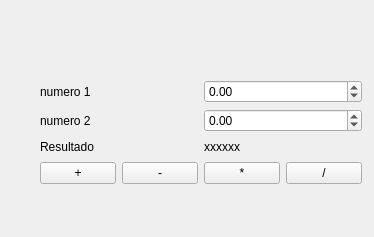
<?xml version="1.0" encoding="UTF-8"?>
<ui version="4.0">
 <class>Widget</class>
 <widget class="QWidget" name="Widget">
  <property name="geometry">
   <rect>
    <x>0</x>
    <y>0</y>
    <width>374</width>
    <height>237</height>
   </rect>
  </property>
  <property name="windowTitle">
   <string>Widget</string>
  </property>
  <widget class="QWidget" name="layoutWidget">
   <property name="geometry">
    <rect>
     <x>40</x>
     <y>80</y>
     <width>322</width>
     <height>104</height>
    </rect>
   </property>
   <layout class="QVBoxLayout" name="verticalLayout">
    <item>
     <layout class="QHBoxLayout" name="horizontalLayout_2">
      <item>
       <widget class="QLabel" name="label_2">
        <property name="text">
         <string>numero 1</string>
        </property>
       </widget>
      </item>
      <item>
       <widget class="QDoubleSpinBox" name="doubleSpinBox">
        <property name="minimum">
         <double>-999999.000000000000000</double>
        </property>
        <property name="maximum">
         <double>999999.000000000000000</double>
        </property>
       </widget>
      </item>
     </layout>
    </item>
    <item>
     <layout class="QHBoxLayout" name="horizontalLayout">
      <item>
       <widget class="QLabel" name="label">
        <property name="text">
         <string>numero 2</string>
        </property>
       </widget>
      </item>
      <item>
       <widget class="QDoubleSpinBox" name="doubleSpinBox_2">
        <property name="minimum">
         <double>-999999.000000000000000</double>
        </property>
        <property name="maximum">
         <double>9999999.000000000000000</double>
        </property>
       </widget>
      </item>
     </layout>
    </item>
    <item>
     <layout class="QHBoxLayout" name="horizontalLayout_4">
      <item>
       <widget class="QLabel" name="label_3">
        <property name="text">
         <string>Resultado</string>
        </property>
       </widget>
      </item>
      <item>
       <widget class="QLabel" name="label_4">
        <property name="text">
         <string>xxxxxx</string>
        </property>
       </widget>
      </item>
     </layout>
    </item>
    <item>
     <layout class="QHBoxLayout" name="horizontalLayout_3">
      <item>
       <widget class="QPushButton" name="suma">
        <property name="text">
         <string>+</string>
        </property>
       </widget>
      </item>
      <item>
       <widget class="QPushButton" name="resta">
        <property name="text">
         <string>-</string>
        </property>
       </widget>
      </item>
      <item>
       <widget class="QPushButton" name="multiplica">
        <property name="text">
         <string>*</string>
        </property>
       </widget>
      </item>
      <item>
       <widget class="QPushButton" name="divide">
        <property name="text">
         <string>/</string>
        </property>
       </widget>
      </item>
     </layout>
    </item>
   </layout>
  </widget>
 </widget>
 <resources/>
 <connections/>
</ui>
